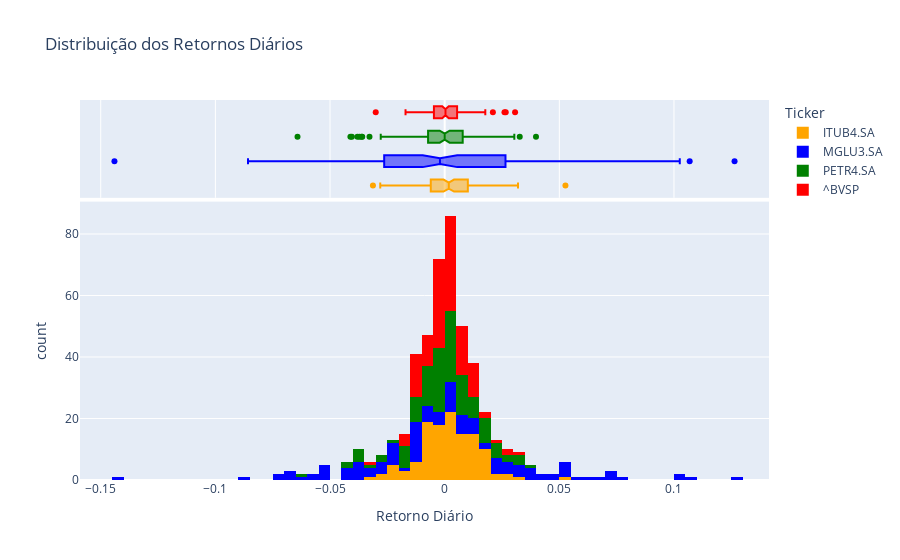

The cell this chart's notebook holds for it:
### Code cell
# Para aplicar o mapa de cores, precisamos 'derreter' o dataframe primeiro
retornos_melted = retornos.melt(var_name='Ticker', value_name='Retorno Diário')

fig_hist = px.histogram(retornos_melted, x='Retorno Diário', color='Ticker',
                        marginal='box', 
                        color_discrete_map=color_map,
                        title='Distribuição dos Retornos Diários')
fig_hist.show()
